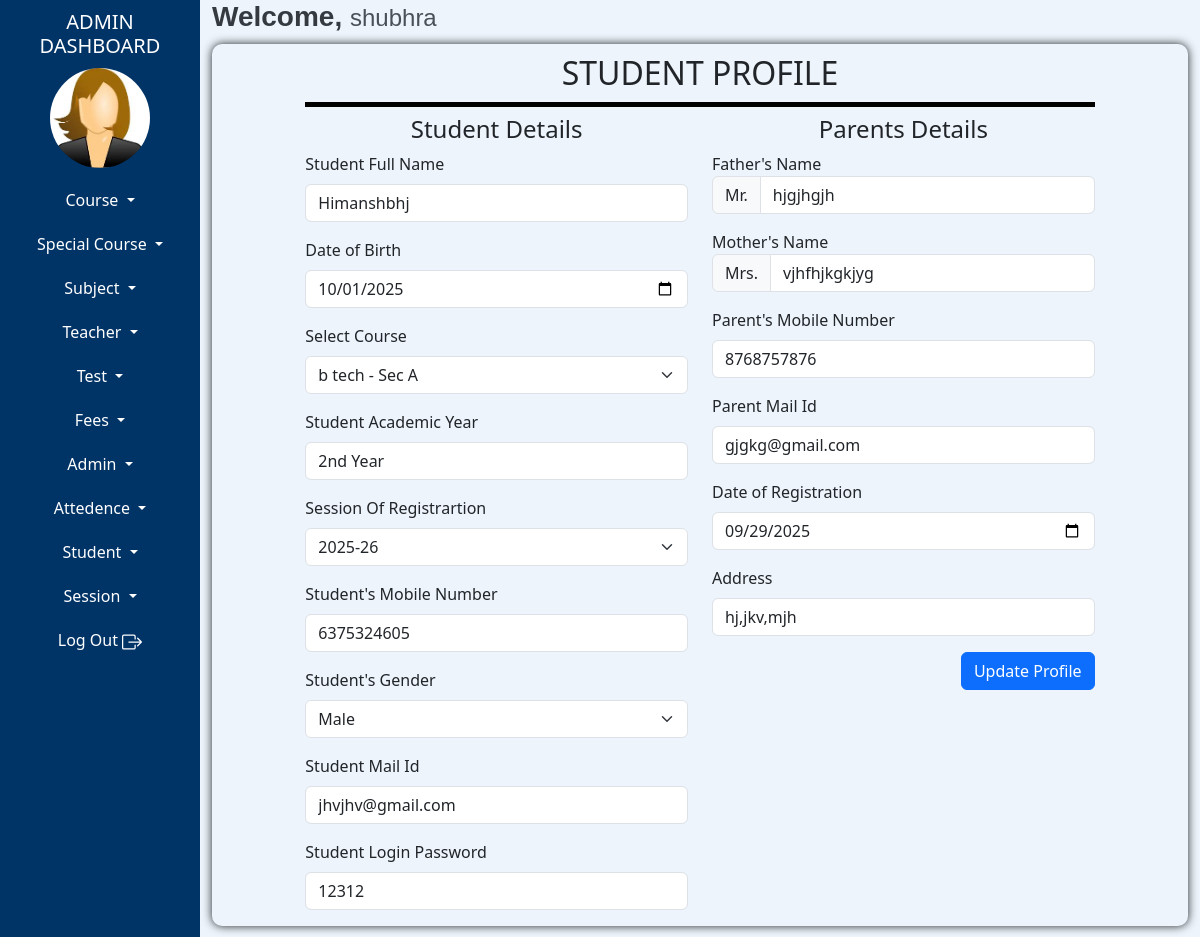
Page /admin/manage-student.php?studentId=1 (signed in) on the committed database.
### tables this page shows
CREATE TABLE `tblstudent` (
  `studentId` int(100) NOT NULL AUTO_INCREMENT,
  `studentName` varchar(100) NOT NULL,
  `dob` date NOT NULL,
  `courseId` int(100) NOT NULL,
  `academicYearId` int(10) NOT NULL,
  `sessionId` int(100) NOT NULL,
  `studentNumber` varchar(15) NOT NULL,
  `studentGender` int(100) NOT NULL,
  `studentEmail` varchar(100) NOT NULL,
  `studentPassword` varchar(100) NOT NULL,
  `fatherName` varchar(100) NOT NULL,
  `motherName` varchar(100) NOT NULL,
  `parentNumber` varchar(15) NOT NULL,
  `parentEmail` varchar(100) NOT NULL,
  `dateOfRegistration` datetime(6) NOT NULL,
  `address` varchar(100) NOT NULL,
  `studentImage` varchar(300) DEFAULT NULL,
  `addedIpAddress` text NOT NULL,
  `addedDateTime` datetime(6) NOT NULL,
  `updatedIpAddress` text NOT NULL,
  `updatedDateTime` datetime NOT NULL,
  PRIMARY KEY (`studentId`)
);

CREATE TABLE `tblcourse` (
  `courseId` int(10) NOT NULL AUTO_INCREMENT,
  `courseName` varchar(100) NOT NULL,
  `courseDuration` varchar(10) NOT NULL,
  `sessionId` int(10) NOT NULL,
  `section` varchar(50) NOT NULL DEFAULT 'A',
  PRIMARY KEY (`courseId`)
);

CREATE TABLE `tblacademicyear` (
  `academicYearId` int(10) NOT NULL AUTO_INCREMENT,
  `academicYearName` text NOT NULL,
  `addedIpAddress` varchar(100) NOT NULL,
  `addedDateTime` datetime NOT NULL,
  `updatedIpAddress` varchar(100) NOT NULL,
  `updatedDatetime` datetime NOT NULL,
  PRIMARY KEY (`academicYearId`)
);

CREATE TABLE `tblsession` (
  `sessionId` int(10) NOT NULL AUTO_INCREMENT,
  `sessionName` varchar(15) NOT NULL,
  `addedIpAddress` varchar(100) NOT NULL,
  `addedDateTime` datetime NOT NULL,
  `updatedIpAddress` varchar(100) NOT NULL,
  `updatedDateTime` datetime NOT NULL,
  `status` int(2) NOT NULL,
  PRIMARY KEY (`sessionId`)
);

### admin/manage-student.php (the view, shortened to what this page needs)
<?php
include "admin-dashboard-top.php";
include "admin-dashboard-content.php";
$studentId  = $_REQUEST["studentId"];
$query1 = "SELECT * FROM tblstudent WHERE studentId = :studentId";
$stmt = $conn->prepare($query1);
$stmt->bindParam(":studentId", $studentId);
$stmt->execute();
$row = $stmt->fetch();
?>
<!doctype html>
<link href="https://cdn.jsdelivr.net/npm/bootstrap@5.3.2/dist/css/bootstrap.min.css" rel="stylesheet">
<body>
<div class="container-fluid content">
    <div class="row">
        <div class="col-md-1"></div>
        <div class="col-md-10">
            <div class="header">
                <h2>STUDENT PROFILE</h2>
            </div>
            <form class="row" action="manage-student-process.php" method="post">
                <div class="col-md-6 left1">
                    <h4>Student Details</h4>
                    <div class="mb-3">
                        <label class="form-label">Student Full Name</label>
                        <input class="form-control" type="text" name="studentName" value="<?php echo htmlspecialchars($row["studentName"]); ?>" placeholder="Student Full Name">
                    </div>
                    <div class="mb-3">
                        <label class="form-label">Date of Birth</label>
                        <input class="form-control" type="date" name="dob" value="<?php echo htmlspecialchars($row["dob"]); ?>">
                    </div>
                    <div class="mb-3">
                        <label class="form-label">Select Course</label>
                        <select class="form-select" name="courseId">
                            <?php
                            $stmt = $conn->prepare("SELECT * FROM tblcourse");
                            $stmt->execute();
                            while ($course = $stmt->fetch()) {
                            ?>
                                <option value="<?php echo $course['courseId']; ?>" <?php echo ($row["courseId"] == $course['courseId']) ? 'selected' : ''; ?>>
                                    <?php echo $course['courseName'] . " - Sec " . $course['section']; ?>
                                </option>
                            <?php } ?>
                        </select>
                    </div>
                    <div class="mb-3">
                        <label class="form-label">Student Academic Year</label>
                        <div class="input-group">
                            <input class="form-control" type="text" name="academicYearId" value=
                            "<?php
                                $academicYearId = $row['academicYearId'];
                                $stmt=$conn->prepare("SELECT * FROM tblAcademicYear WHERE academicYearId=:academicYearId");
                                $stmt->bindParam(":academicYearId",$academicYearId);
                                $stmt->execute();
                                $academicYear = $stmt->fetch();
                                echo $academicYear["academicYearName"];
                            ?>"
                            placeholder="Academic Year" aria-label="default input example" readonly >
                        </div>
                    </div>
                    <div class="mb-3">
                        <label class="form-label">Session Of Registrartion</label>
                        <select class="form-select" name="sessionId"   aria-label="Default select example" >
                            <?php
                                $stmt=$conn->prepare("SELECT * FROM tblsession");
                                $stmt->execute();
                                while ($session = $stmt->fetch()) {
                            ?>
                            <option value="<?php echo $session["sessionId"]; ?>" <?php echo ($row["sessionId"] == $session['sessionId']) ? 'selected' : ''; ?>>
                                <?php echo ($session["sessionName"]); ?>
                            </option>
                            <?php
                                }
                            ?>
                        </select>
                    </div>
                    <div class="mb-3">
                        <label class="form-label">Student's Mobile Number</label>
                        <input class="form-control" type="number" name="studentNumber" value="<?php echo htmlspecialchars($row["studentNumber"]); ?>" placeholder="Student Mobile Number">
                    </div>
                    <div class="mb-3">
                        <label class="form-label">Student's Gender</label>
                        <select class="form-select" name="studentGender">
                            <option value="2" <?php echo ($row["studentGender"] == 2) ? 'selected' : ''; ?>>Male</option>
                        </select>
                    </div>
                    <div class="mb-3">
                        <label class="form-label">Student Mail Id</label>
                        <input type="email" class="form-control" name="studentEmail" value="<?php echo htmlspecialchars($row["studentEmail"]); ?>" placeholder="Student Email">
                    </div>
                    <div class="mb-3">
                        <label class="form-label">Student Login Password</label>
                        <input type="text" class="form-control" name="studentPassword" value="<?php echo htmlspecialchars($row["studentPassword"]); ?>" placeholder="Student Password">
                    </div>
                </div>
                <div class="col-md-6 right">
                    <h4>Parents Details</h4>
                    <div>Father's Name</div>
                    <div class="input-group mb-3">
                        <span class="input-group-text">Mr.</span>
                        <input type="text" name="fatherName" value="<?php echo htmlspecialchars($row["fatherName"]); ?>" class="form-control">
                    </div>
                    <div>Mother's Name</div>
                    <div class="input-group mb-3">
                        <span class="input-group-text">Mrs.</span>
                        <input type="text" name="motherName" value="<?php echo htmlspecialchars($row["motherName"]); ?>" class="form-control">
                    </div>
                    <div class="mb-3">
                        <label class="form-label">Parent's Mobile Number</label>
                        <input class="form-control" type="number" name="parentNumber" value="<?php echo htmlspecialchars($row["parentNumber"]); ?>" placeholder="Parent's Mobile Number">
                    </div>
                    <div class="mb-3">
                        <label class="form-label">Parent Mail Id</label>
                        <input class="form-control" type="email" name="parentEmail" value="<?php echo htmlspecialchars($row["parentEmail"]); ?>" placeholder="Parent Mail Id">
                    </div>
                    <div class="mb-3">
                        <label class="form-label">Date of Registration</label>
                        <input class="form-control" type="date" name="dateOfRegistration" value="<?php echo date('Y-m-d', strtotime($row['dateOfRegistration'])); ?>">
                    </div>
                    <div class="mb-3">
                        <label class="form-label">Address</label>
                        <input class="form-control" type="text" name="address" value="<?php echo htmlspecialchars($row["address"]); ?>" placeholder="Address">
                    </div>
                    <button type="submit" class="btn btn-primary submit-btn">Update Profile</button>
                </div>
            </form>
        </div>
        <div class="col-md-1"></div>
    </div>
</div>
</body>

### admin/admin-dashboard-content.php (shortened to what this page needs)
<link href="https://cdn.jsdelivr.net/npm/bootstrap@5.3.3/dist/css/bootstrap.min.css" rel="stylesheet">
  </head>
  <body>
    <div class="container-fluid">
        <div class="row">
            <div class="col-md-2  left-side">
                <div class="heading">
                    <h5>ADMIN DASHBOARD</h5>
                </div>
                <div class="image">
                    <a href="admin-dashboard.php">
                    <?php
                        $query = "select * from tbladmin where adminId=:adminId";
                        $stmt=$conn->prepare($query);
                        $stmt->bindParam(":adminId",$adminId);
                        $stmt->execute();
                        $result = $stmt->fetch();
                        if (!empty($result['picture']))
                        {
                        	echo '<img src="'.$result['picture'].'" style=" height: 100px;" />';
                        }
                        else
                        {
                        	if ($result['adminGender'] == '1')
                        	{
                        		echo '<img src="images/female-logo.jpg" alt="Male" style="height: 100px; width: 100px;" />';
                        	}
                        	elseif ($result['adminGender'] == '2')
                        	{
                        		echo '<img src="images/male-logo.jpg" alt="Female" style="height: 100px; width: 100px;" />';
                        	}
                        }
                    ?>
                    </a>
                </div>
                <div class="buttons">
                    <div class="dropdown ">
                      <button class="btn dropdown-toggle w-100 nav-link left-btn" type="button" data-bs-toggle="dropdown" aria-expanded="false">
                        Course
                      </button>
                    </div>
                    <div class="dropdown ">
                      <button class="btn dropdown-toggle w-100 nav-link left-btn" type="button" data-bs-toggle="dropdown" aria-expanded="false">
                        Special Course
                      </button>
                    </div>
                    <div class="dropdown ">
                      <button class="btn dropdown-toggle w-100 nav-link left-btn" type="button" data-bs-toggle="dropdown" aria-expanded="false">
                        Subject
                      </button>
                    </div>
                    <div class="dropdown ">
                      <button class="btn dropdown-toggle w-100 nav-link left-btn" type="button" data-bs-toggle="dropdown" aria-expanded="false">
                        Teacher
                      </button>
                    </div>
                    <div class="dropdown ">
                      <button class="btn dropdown-toggle w-100 nav-link left-btn" type="button" data-bs-toggle="dropdown" aria-expanded="false">
                        Test
                      </button>
                    </div>
                    <div class="dropdown ">
                      <button class="btn dropdown-toggle w-100 nav-link left-btn" type="button" data-bs-toggle="dropdown" aria-expanded="false">
                        Fees
                      </button>
                    </div>
                    <div class="dropdown ">
                      <button class="btn dropdown-toggle w-100 nav-link left-btn" type="button" data-bs-toggle="dropdown" aria-expanded="false">
                        Admin
                      </button>
                    </div>
                    <div class="dropdown ">
                      <button class="btn dropdown-toggle w-100 nav-link left-btn" type="button" data-bs-toggle="dropdown" aria-expanded="false">
                        Attedence
                      </button>
                    </div>
                    <div class="dropdown ">
                      <button class="btn dropdown-toggle w-100 nav-link left-btn" type="button" data-bs-toggle="dropdown" aria-expanded="false">
                        Student
                      </button>
                    </div>
                    <div class="dropdown ">
                      <button class="btn dropdown-toggle w-100 nav-link left-btn" type="button" data-bs-toggle="dropdown" aria-expanded="false">
                        Session
                      </button>
                    </div>
                    <a href="logout-admin.php" class="btn left-btn w-100 nav-link">
                        Log Out
                    </a>
                </div>
            </div>
            <div class="col-md-10 col-sm-10 right-side">
                <div>
                    <h3 class="welcome-text">Welcome, <span class="admin-name"><?php echo $result['adminName']; ?></span></h3>
                </div>

### admin/admin-dashboard-content.php (style rules this page uses)
.left-side { background-color:#003366; color:white; height:200vh; }
.heading { text-align:center; margin:10px auto; }
.image { display:flex; justify-content:center; }
.image img { border-radius:60px; }
.left-btn { color:white; transition: background-color 0.3s ease; margin-top:20px; }
.right-side { background-color:#edf4fb; }
.welcome-text { font-family: 'Poppins', sans-serif; font-size: 28px; font-weight: 600; color: #343a40; }
.admin-name { font-family: 'Montserrat', sans-serif; font-size: 24px; font-weight: 400; color: #495057; }

### admin/manage-student.php (style rules this page uses)
.header h2 { text-align: center; padding: 10px; border-bottom: 5px solid black; }
.content { margin-top: 10px; box-shadow: 0 0 10px; border-radius: 10px; }
.left1 h4, .right h4 { text-align: center; }
.submit-btn { float: right; }

### rows in the picture
tblstudent: studentName "Himanshbhj", dob "10/01/2025", courseId "b tech - Sec A", sessionId "2025-26", studentNumber "6375324605", studentGender "Male", studentEmail "jhvjhv@gmail.com", studentPassword "12312", fatherName "hjgjhgjh", motherName "vjhfhjkgkjyg", parentNumber "8768757876", parentEmail "gjgkg@gmail.com", dateOfRegistration "09/29/2025", address "hj,jkv,mjh"
tblacademicyear: academicYearId "2nd Year"

### other values in the picture
$result['adminName'] "shubhra"
